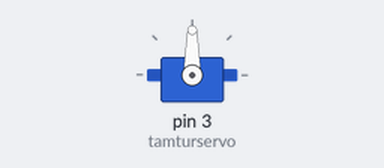
This sketch was run on a simulated Arduino Uno, built with avr-gcc and run on an emulated ATmega328P. Parts: servo.

Above: at 0.05 s.
At 1.25 s:
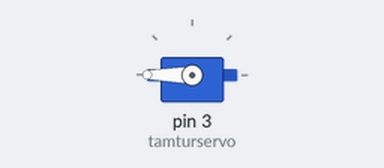
At 2.0 s:
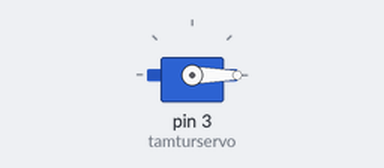
Timing chart, 0 to 4.6 s (numbered marks = the images above):
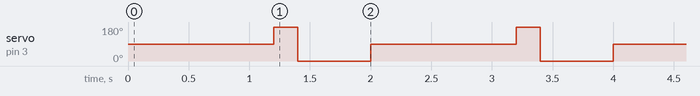

The sketch:

TopServo.ino
```cpp
#include <Servo.h>

Servo tamturservo;

int pos = 0;

void setup() {
  tamturservo.attach(3);
  //tamturservo.write(90);
}

void loop() {
  tamturservo.write(90);
  delay(1200);
  tamturservo.write(180);
  delay(200);
  tamturservo.write(0);
  delay(600);

}
```

Measured:
- by itself, servo on pin 3 (tamturservo): repeats every 2.0 s: 0° 0.60 s, 90° 1.2 s, 180° 0.20 s
